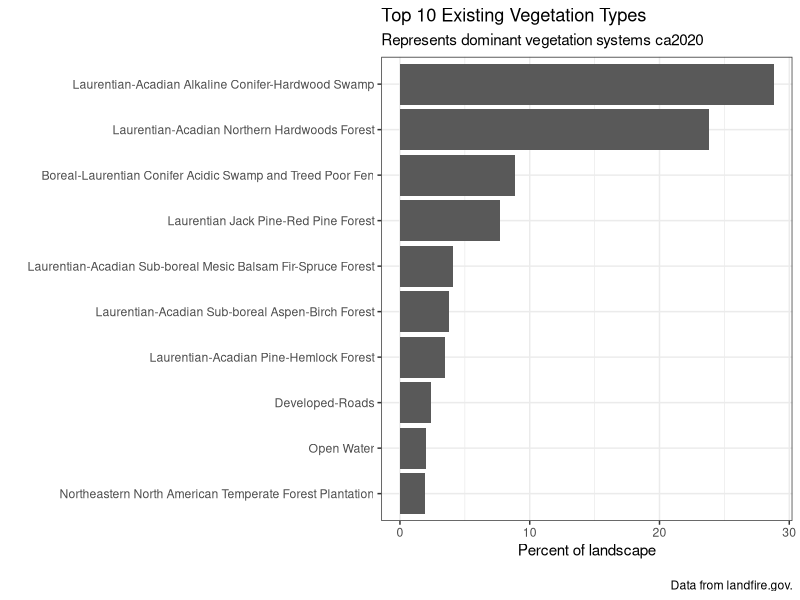
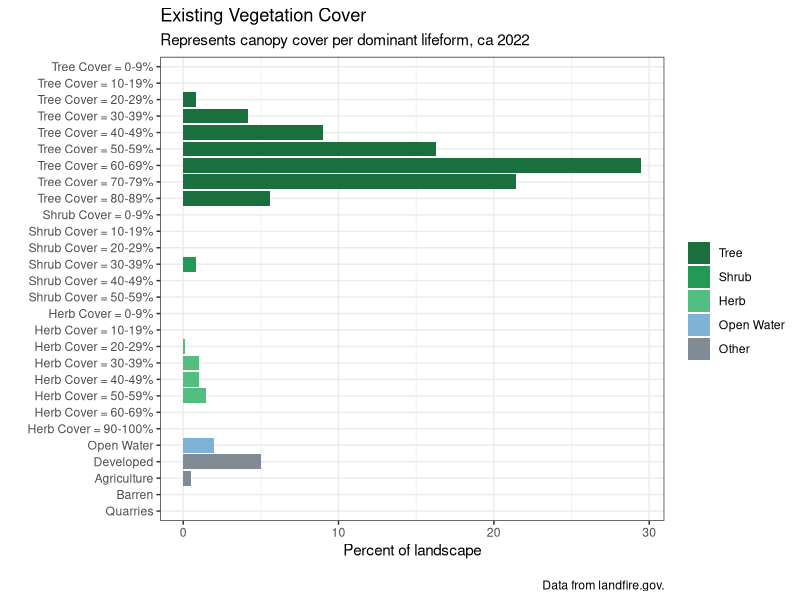
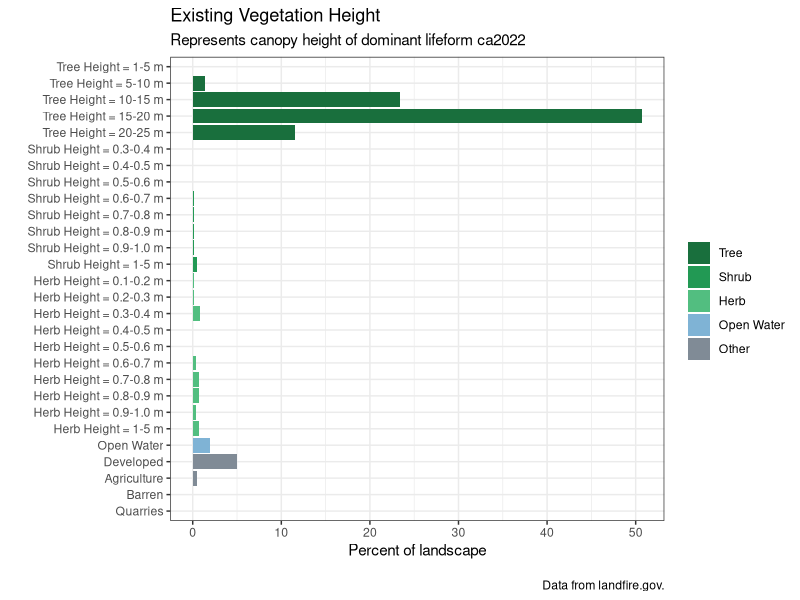

Write R code to recreate these figures, in order.
## ---- chunk 1
library(tidyverse)
## ---- chunk 2
evtname <- read.csv(file = "data/evt_aoi_attributes.csv") %>%
  group_by(EVT_NAME) %>%
  summarize(ACRES = sum(ACRES),
            REL_PERCENT = sum(REL_PERCENT)) %>%
  arrange(desc(REL_PERCENT)) %>%
  top_n(n = 10, wt = REL_PERCENT)

# plot
evtChart <-
  ggplot(data = evtname, aes(x = EVT_NAME, y = REL_PERCENT)) +
  geom_bar(stat = "identity") +
  labs(
    title = "Top 10 Existing Vegetation Types",
    subtitle = "Represents dominant vegetation systems ca2020",
    caption = "\nData from landfire.gov.",
    x = "",
    y = "Percent of landscape") +
  scale_x_discrete(limits = rev(evtname$EVT_NAME)) +
  coord_flip() +
  theme_bw()

evtChart
## ---- chunk 3
evcname <- read.csv("data/evc_aoi_attributes.csv")

# create "type" column based on conditions
evcname <- evcname %>% mutate(type = if_else(VALUE %in% 11, "Open Water",
                                             if_else(VALUE %in% 12, "Snow / Ice",
                                                     if_else(VALUE %in% c(13:25), "Developed",
                                                             if_else(VALUE %in% 31, "Barren",
                                                                     if_else(VALUE %in% c(60:70), "Agriculture",
                                                                             if_else(VALUE %in% 32, "Quarries",
                                                                                     if_else(VALUE %in% 100, "Sparse Vegetation",
                                                                                             if_else(VALUE %in% c(101:199), "Tree",
                                                                                                     if_else(VALUE %in% c(201:299), "Shrub",
                                                                                                             if_else(VALUE %in% c(301:399), "Herb",
                                                                                                                     "Other")))))))))))

# create reverse substr() function
revSubstr <- function(x, start, stop) {
  x <- strsplit(x, "")
  sapply(x, 
         function(x) paste(rev(rev(x)[start:stop]), collapse = ""), 
         USE.NAMES = FALSE)  }

# create cover column based on 2nd and 3rd to last values of classname
# if "Other" type, make 0
evcname <- evcname %>% mutate(cover = as.numeric(if_else(VALUE > 100,
                                                         revSubstr(evcname$CLASSNAMES, start = 2, stop = 3),
                                                         "0")))

# create bin breaks for grouping
breaks <- seq(0, 100, 10)
# create intervals for grouping and summarize
# also create factor order for "type"
evcgroup <- evcname %>%
  mutate(interval = cut(cover,
                        breaks, 
                        include.lowest = TRUE, 
                        right = T,
                        labels = c("0-9", "10-19", "20-29", "30-39", "40-49", "50-59", "60-69", "70-79", 
                                   "80-89", "90-100")),
         type = factor(type, levels = c("Tree", "Shrub", "Herb", "Open Water", "Snow / Ice", "Developed", "Agriculture", "Sparse Vegetation", "Barren", "Quarries", "Other"))) %>%
  group_by(type, interval) %>%
  summarize(Freq = sum(Freq),
            ACRES = sum(ACRES),
            REL_PERCENT = sum(REL_PERCENT))

# add label and legend names based on condition
evcgroup <- evcgroup %>% mutate(label = if_else(type %in% c("Tree", "Shrub", "Herb"),
                                                paste0(type, " Cover = ", interval, "%"), as.character(type)),
                                legend = if_else(type %in% c("Tree", "Shrub", "Herb", "Open Water"),
                                                 type, as.factor("Other")))

# turn current label order to factors
evclabel.list <- evcgroup$label
evcgroup <- evcgroup %>% mutate(label = fct_rev(factor(label, evclabel.list)))

# create factor level colors for legend
cols <- c("Tree" = "#196F3D", "Shrub" = "#229954", "Herb" = "#52BE80", "Open Water" = "#7FB3D5",
          "Other" = "#808B96")

# plot
evcChart <-
  ggplot(data = evcgroup, aes(x = label, y = REL_PERCENT, fill = legend)) +
  geom_bar(stat = "identity") +
  labs(
    title = "Existing Vegetation Cover",
    subtitle = "Represents canopy cover per dominant lifeform, ca 2022",
    caption = "\nData from landfire.gov.",
    x = "",
    y = "Percent of landscape") +
  scale_fill_manual(values = cols, name = "") +
  coord_flip() +
  theme_bw()

evcChart

## ---- chunk 4

# load evh attribute table
evhname <- read.csv(file = "data/evh_aoi_attributes.csv")


# create "type" column based on conditions
evhname <- evhname %>% mutate(type = if_else(VALUE %in% 11, "Open Water",
                                             if_else(VALUE %in% 12, "Snow / Ice",
                                                     if_else(VALUE %in% c(13:25), "Developed",
                                                             if_else(VALUE %in% 31, "Barren",
                                                                     if_else(VALUE %in% c(60:70), "Agriculture",
                                                                             if_else(VALUE %in% 32, "Quarries",
                                                                                     if_else(VALUE %in% 100, "Sparse Vegetation",
                                                                                             if_else(VALUE %in% c(101:199), "Tree",
                                                                                                     if_else(VALUE %in% c(201:299), "Shrub",
                                                                                                             if_else(VALUE %in% c(301:399), "Herb",
                                                                                                                     "Other"))))))))))) %>%
  mutate(height_m = if_else(type %in% "Tree", (VALUE -100),
                            if_else(type %in% "Shrub", ((VALUE - 200) / 10),
                                    if_else(type %in% "Herb", ((VALUE - 300) / 10), 0))) %>%
           as.character() %>% as.numeric())

# create bin breaks for grouping
breaks <- c(0, 0.1, 0.2, 0.3, 0.4, 0.5, 0.6, 0.7, 0.8, 0.9, 1, 5, 10, 15, 20, 25, 30, 35, 40, 45, 50, 55, 60, 65, 70, 75, 80, 85, 90, 95, 100)

# create intervals for grouping and summarize
# also create factor order for "type"
evhgroup <- evhname %>%
  mutate(interval = cut(height_m,
                        breaks, 
                        include.lowest = TRUE, 
                        right = F,
                        labels = c("0", "0.1-0.2", "0.2-0.3", "0.3-0.4" ,"0.4-0.5", "0.5-0.6", "0.6-0.7", "0.7-0.8", "0.8-0.9", "0.9-1.0", "1-5", "5-10", "10-15", "15-20", "20-25", "25-30", "30-35", "35-40", "40-45", "45-50", "50-55", "55-60", "60-65", "65-70", "70-75", "75-80", "80-85", "85-90", "90-95", "95-100")),
         type = factor(type, levels = c("Tree", "Shrub", "Herb", "Open Water", "Snow / Ice", "Developed", "Agriculture", "Sparse Vegetation", "Barren", "Quarries", "Other"))) %>%
  group_by(type, interval) %>%
  summarise(VALUE = sum(VALUE),
            ACRES = sum(ACRES),
            REL_PERCENT = sum(REL_PERCENT))



# add label and legend names based on condition
evhgroup <- evhgroup %>% mutate(label = if_else(type %in% c("Tree", "Shrub", "Herb"),
                                                paste0(type, " Height = ", interval, " m"), as.character(type)),
                                legend = if_else(type %in% c("Tree", "Shrub", "Herb", "Open Water"),
                                                 type, as.factor("Other")))
# turn current label order to factors
evhlabel.list <- evhgroup$label
evhgroup <- evhgroup %>% mutate(label = fct_rev(factor(label, evhlabel.list)))

# create factor level colors for legend
cols <- c("Tree" = "#196F3D", "Shrub" = "#229954", "Herb" = "#52BE80", "Open Water" = "#7FB3D5",
          "Other" = "#808B96")


# plot
evhChart <-
ggplot(data = evhgroup, aes(x = label, y = REL_PERCENT, fill = legend)) +
  geom_bar(stat = "identity") +
  labs(
    title = "Existing Vegetation Height",
    subtitle = "Represents canopy height of dominant lifeform ca2022",
    caption = "\nData from landfire.gov.",
    x = "",
    y = "Percent of landscape") +
  scale_fill_manual(values = cols, name = "") +
  coord_flip() +
  theme_bw()

evhChart
